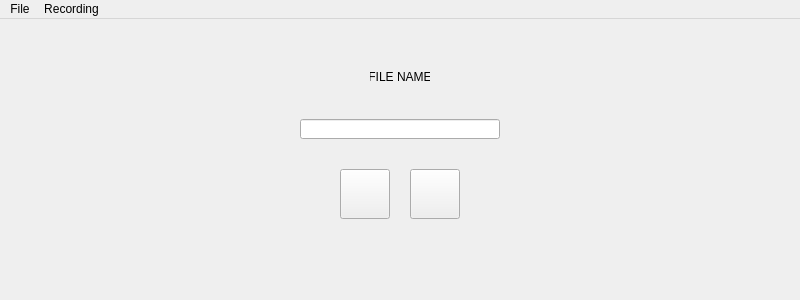
<?xml version="1.0" encoding="UTF-8"?>
<ui version="4.0">
 <class>MainWindow</class>
 <widget class="QMainWindow" name="MainWindow">
  <property name="geometry">
   <rect>
    <x>0</x>
    <y>0</y>
    <width>800</width>
    <height>300</height>
   </rect>
  </property>
  <property name="minimumSize">
   <size>
    <width>800</width>
    <height>300</height>
   </size>
  </property>
  <property name="maximumSize">
   <size>
    <width>800</width>
    <height>300</height>
   </size>
  </property>
  <property name="windowTitle">
   <string>MainWindow</string>
  </property>
  <widget class="QWidget" name="centralwidget">
   <widget class="QLineEdit" name="name">
    <property name="geometry">
     <rect>
      <x>300</x>
      <y>100</y>
      <width>200</width>
      <height>20</height>
     </rect>
    </property>
    <property name="alignment">
     <set>Qt::AlignCenter</set>
    </property>
   </widget>
   <widget class="QLabel" name="FN">
    <property name="geometry">
     <rect>
      <x>370</x>
      <y>50</y>
      <width>60</width>
      <height>16</height>
     </rect>
    </property>
    <property name="text">
     <string>FILE NAME</string>
    </property>
    <property name="alignment">
     <set>Qt::AlignCenter</set>
    </property>
   </widget>
   <widget class="QPushButton" name="play">
    <property name="enabled">
     <bool>true</bool>
    </property>
    <property name="geometry">
     <rect>
      <x>410</x>
      <y>150</y>
      <width>50</width>
      <height>50</height>
     </rect>
    </property>
    <property name="text">
     <string/>
    </property>
   </widget>
   <widget class="QPushButton" name="rec">
    <property name="geometry">
     <rect>
      <x>340</x>
      <y>150</y>
      <width>50</width>
      <height>50</height>
     </rect>
    </property>
    <property name="text">
     <string/>
    </property>
   </widget>
  </widget>
  <widget class="QMenuBar" name="menubar">
   <property name="geometry">
    <rect>
     <x>0</x>
     <y>0</y>
     <width>800</width>
     <height>21</height>
    </rect>
   </property>
   <widget class="QMenu" name="menuFile">
    <property name="title">
     <string>File</string>
    </property>
    <addaction name="actionQuit"/>
   </widget>
   <widget class="QMenu" name="menuRecording">
    <property name="title">
     <string>Recording</string>
    </property>
    <addaction name="separator"/>
    <addaction name="actionStart_2"/>
    <addaction name="actionStop"/>
    <addaction name="separator"/>
    <addaction name="actionPause"/>
    <addaction name="actionPlay"/>
    <addaction name="separator"/>
   </widget>
   <addaction name="menuFile"/>
   <addaction name="menuRecording"/>
  </widget>
  <action name="actionStart">
   <property name="text">
    <string>Start</string>
   </property>
  </action>
  <action name="actionQuit">
   <property name="text">
    <string>Quit</string>
   </property>
  </action>
  <action name="actionStart_2">
   <property name="text">
    <string>Start</string>
   </property>
  </action>
  <action name="actionStop">
   <property name="text">
    <string>Stop</string>
   </property>
  </action>
  <action name="actionPause">
   <property name="text">
    <string>Pause</string>
   </property>
  </action>
  <action name="actionPlay">
   <property name="text">
    <string>Play</string>
   </property>
  </action>
 </widget>
 <resources/>
 <connections/>
</ui>
